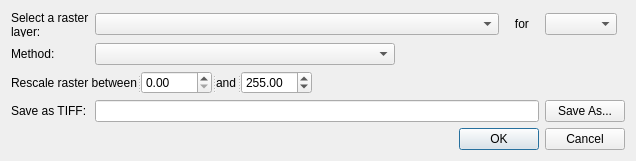
<?xml version="1.0" encoding="UTF-8"?>
<ui version="4.0">
 <class>DialogBlockGrid</class>
 <widget class="QDialog" name="DialogBlockGrid">
  <property name="windowModality">
   <enum>Qt::ApplicationModal</enum>
  </property>
  <property name="geometry">
   <rect>
    <x>0</x>
    <y>0</y>
    <width>636</width>
    <height>156</height>
   </rect>
  </property>
  <property name="sizePolicy">
   <sizepolicy hsizetype="Preferred" vsizetype="Fixed">
    <horstretch>0</horstretch>
    <verstretch>0</verstretch>
   </sizepolicy>
  </property>
  <property name="minimumSize">
   <size>
    <width>621</width>
    <height>0</height>
   </size>
  </property>
  <property name="maximumSize">
   <size>
    <width>1200</width>
    <height>621</height>
   </size>
  </property>
  <property name="windowTitle">
   <string>Rescale or normalise a raster</string>
  </property>
  <property name="toolTip">
   <string/>
  </property>
  <property name="statusTip">
   <string/>
  </property>
  <property name="whatsThis">
   <string/>
  </property>
  <layout class="QFormLayout" name="formLayout">
   <item row="0" column="0" colspan="2">
    <layout class="QGridLayout" name="gridLayout">
     <item row="0" column="0">
      <widget class="QLabel" name="lblInputFile">
       <property name="sizePolicy">
        <sizepolicy hsizetype="Minimum" vsizetype="Preferred">
         <horstretch>0</horstretch>
         <verstretch>0</verstretch>
        </sizepolicy>
       </property>
       <property name="minimumSize">
        <size>
         <width>0</width>
         <height>26</height>
        </size>
       </property>
       <property name="text">
        <string>&lt;html&gt;&lt;head/&gt;&lt;body&gt;&lt;p&gt;Select a raster layer:&lt;/p&gt;&lt;/body&gt;&lt;/html&gt;</string>
       </property>
       <property name="wordWrap">
        <bool>true</bool>
       </property>
      </widget>
     </item>
     <item row="1" column="0">
      <widget class="QLabel" name="lblMethod">
       <property name="sizePolicy">
        <sizepolicy hsizetype="Fixed" vsizetype="Preferred">
         <horstretch>0</horstretch>
         <verstretch>0</verstretch>
        </sizepolicy>
       </property>
       <property name="text">
        <string>Method:</string>
       </property>
      </widget>
     </item>
     <item row="1" column="1">
      <widget class="QComboBox" name="cboMethod">
       <property name="sizePolicy">
        <sizepolicy hsizetype="Fixed" vsizetype="Fixed">
         <horstretch>0</horstretch>
         <verstretch>0</verstretch>
        </sizepolicy>
       </property>
       <property name="minimumSize">
        <size>
         <width>300</width>
         <height>0</height>
        </size>
       </property>
       <property name="maxVisibleItems">
        <number>2</number>
       </property>
       <property name="insertPolicy">
        <enum>QComboBox::NoInsert</enum>
       </property>
       <property name="minimumContentsLength">
        <number>0</number>
       </property>
      </widget>
     </item>
     <item row="2" column="0" colspan="2">
      <widget class="QSplitter" name="sptRescale">
       <property name="sizePolicy">
        <sizepolicy hsizetype="Fixed" vsizetype="Preferred">
         <horstretch>0</horstretch>
         <verstretch>0</verstretch>
        </sizepolicy>
       </property>
       <property name="orientation">
        <enum>Qt::Horizontal</enum>
       </property>
       <widget class="QLabel" name="lblRescale">
        <property name="sizePolicy">
         <sizepolicy hsizetype="Minimum" vsizetype="Fixed">
          <horstretch>0</horstretch>
          <verstretch>0</verstretch>
         </sizepolicy>
        </property>
        <property name="text">
         <string>Rescale raster between</string>
        </property>
       </widget>
       <widget class="QDoubleSpinBox" name="dsbRescaleLower">
        <property name="sizePolicy">
         <sizepolicy hsizetype="Minimum" vsizetype="Fixed">
          <horstretch>0</horstretch>
          <verstretch>0</verstretch>
         </sizepolicy>
        </property>
        <property name="maximum">
         <double>6000.000000000000000</double>
        </property>
        <property name="singleStep">
         <double>0.500000000000000</double>
        </property>
        <property name="value">
         <double>0.000000000000000</double>
        </property>
       </widget>
       <widget class="QLabel" name="lblRescale2">
        <property name="sizePolicy">
         <sizepolicy hsizetype="Preferred" vsizetype="Preferred">
          <horstretch>0</horstretch>
          <verstretch>0</verstretch>
         </sizepolicy>
        </property>
        <property name="text">
         <string>and</string>
        </property>
       </widget>
       <widget class="QDoubleSpinBox" name="dsbRescaleUpper">
        <property name="sizePolicy">
         <sizepolicy hsizetype="Fixed" vsizetype="Preferred">
          <horstretch>0</horstretch>
          <verstretch>0</verstretch>
         </sizepolicy>
        </property>
        <property name="maximum">
         <double>6000.000000000000000</double>
        </property>
        <property name="singleStep">
         <double>0.500000000000000</double>
        </property>
        <property name="value">
         <double>255.000000000000000</double>
        </property>
       </widget>
      </widget>
     </item>
     <item row="3" column="0">
      <widget class="QLabel" name="lblOutputFile">
       <property name="sizePolicy">
        <sizepolicy hsizetype="Fixed" vsizetype="Preferred">
         <horstretch>0</horstretch>
         <verstretch>0</verstretch>
        </sizepolicy>
       </property>
       <property name="text">
        <string>Save as TIFF:</string>
       </property>
      </widget>
     </item>
     <item row="4" column="0" colspan="6">
      <widget class="QDialogButtonBox" name="button_box">
       <property name="sizePolicy">
        <sizepolicy hsizetype="Preferred" vsizetype="Preferred">
         <horstretch>0</horstretch>
         <verstretch>0</verstretch>
        </sizepolicy>
       </property>
       <property name="orientation">
        <enum>Qt::Horizontal</enum>
       </property>
       <property name="standardButtons">
        <set>QDialogButtonBox::Cancel|QDialogButtonBox::Ok</set>
       </property>
      </widget>
     </item>
     <item row="3" column="1" colspan="4">
      <widget class="QLineEdit" name="lneSaveRasterFile">
       <property name="sizePolicy">
        <sizepolicy hsizetype="Expanding" vsizetype="Expanding">
         <horstretch>0</horstretch>
         <verstretch>0</verstretch>
        </sizepolicy>
       </property>
      </widget>
     </item>
     <item row="3" column="5">
      <widget class="QPushButton" name="cmdSaveRasterFile">
       <property name="sizePolicy">
        <sizepolicy hsizetype="Fixed" vsizetype="Fixed">
         <horstretch>0</horstretch>
         <verstretch>0</verstretch>
        </sizepolicy>
       </property>
       <property name="text">
        <string>Save As...</string>
       </property>
      </widget>
     </item>
     <item row="0" column="5">
      <widget class="QComboBox" name="cboBand">
       <property name="sizePolicy">
        <sizepolicy hsizetype="Fixed" vsizetype="Fixed">
         <horstretch>0</horstretch>
         <verstretch>0</verstretch>
        </sizepolicy>
       </property>
       <property name="minimumSize">
        <size>
         <width>0</width>
         <height>0</height>
        </size>
       </property>
       <property name="maxVisibleItems">
        <number>3</number>
       </property>
       <property name="maxCount">
        <number>10</number>
       </property>
       <property name="insertPolicy">
        <enum>QComboBox::NoInsert</enum>
       </property>
       <property name="minimumContentsLength">
        <number>0</number>
       </property>
      </widget>
     </item>
     <item row="0" column="4">
      <widget class="QLabel" name="lblBand">
       <property name="sizePolicy">
        <sizepolicy hsizetype="Fixed" vsizetype="Fixed">
         <horstretch>0</horstretch>
         <verstretch>0</verstretch>
        </sizepolicy>
       </property>
       <property name="text">
        <string>   for   </string>
       </property>
      </widget>
     </item>
     <item row="0" column="1" colspan="3">
      <widget class="QgsMapLayerComboBox" name="mcboTargetLayer">
       <property name="sizePolicy">
        <sizepolicy hsizetype="Expanding" vsizetype="Fixed">
         <horstretch>0</horstretch>
         <verstretch>0</verstretch>
        </sizepolicy>
       </property>
       <property name="minimumSize">
        <size>
         <width>300</width>
         <height>0</height>
        </size>
       </property>
       <property name="filters">
        <set>QgsMapLayerProxyModel::RasterLayer</set>
       </property>
      </widget>
     </item>
    </layout>
   </item>
  </layout>
 </widget>
 <customwidgets>
  <customwidget>
   <class>QgsMapLayerComboBox</class>
   <extends>QComboBox</extends>
   <header>qgsmaplayercombobox.h</header>
  </customwidget>
 </customwidgets>
 <tabstops>
  <tabstop>mcboTargetLayer</tabstop>
  <tabstop>dsbRescaleLower</tabstop>
 </tabstops>
 <resources/>
 <connections>
  <connection>
   <sender>button_box</sender>
   <signal>accepted()</signal>
   <receiver>DialogBlockGrid</receiver>
   <slot>accept()</slot>
   <hints>
    <hint type="sourcelabel">
     <x>20</x>
     <y>20</y>
    </hint>
    <hint type="destinationlabel">
     <x>20</x>
     <y>20</y>
    </hint>
   </hints>
  </connection>
  <connection>
   <sender>button_box</sender>
   <signal>rejected()</signal>
   <receiver>DialogBlockGrid</receiver>
   <slot>reject()</slot>
   <hints>
    <hint type="sourcelabel">
     <x>20</x>
     <y>20</y>
    </hint>
    <hint type="destinationlabel">
     <x>20</x>
     <y>20</y>
    </hint>
   </hints>
  </connection>
 </connections>
</ui>
